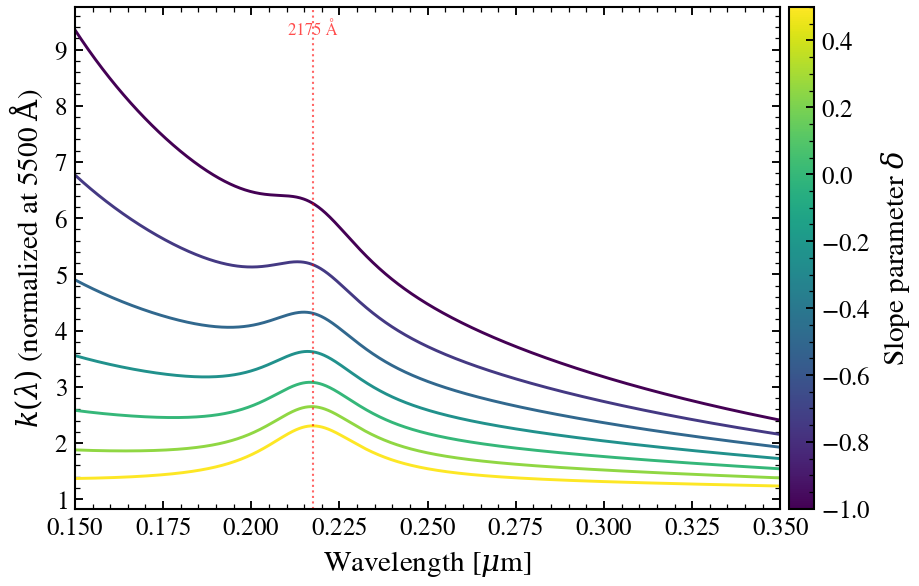

Reproduce this figure in Python.
"""
UV bump shape controlled by attenuation curve slope
====================================================

The 2175 Å UV bump sits atop a power-law continuum. Varying the slope
parameter δ (delta) in the Kriek & Conroy attenuation law steepens or
flattens the UV continuum, which changes the bump's prominence relative
to the surrounding curve. We zoom on rest-frame 1500–3500 Å to isolate
the bump region and show how δ ∈ [−1, +0.5] reshapes the attenuation curve.

The attenuation curve k(λ) is plotted directly (not a galaxy SED) to
reveal the dust opacity function shape — this isolates the physical effect
of slope on the bump without SED modeling confounds.

Reference: Kriek & Conroy 2013, ApJL, 775, L16 (Eq. 5).
"""

import warnings

import jax.numpy as jnp
import matplotlib as mpl
import matplotlib.pyplot as plt
import numpy as np

from tengri.analysis.plotting import setup_style
from tengri.dust import resolve_dust_law

setup_style()
warnings.filterwarnings("ignore", message=".*BakedInBackend.*")

# Attenuation curve grid, zoomed on the bump region (1500–3500 Å)
wave = jnp.linspace(1500.0, 3500.0, 1000)

dust_fn = resolve_dust_law("kriek_conroy")

# Sweep delta (slope) from steeper (negative) to flatter (positive)
delta_values = np.linspace(-1.0, 0.5, 7)
norm = mpl.colors.Normalize(vmin=delta_values.min(), vmax=delta_values.max())
cmap = plt.get_cmap("viridis")

fig, ax = plt.subplots(figsize=(6.5, 4.2))
for delta in delta_values:
    k_lambda = dust_fn(wave, dust_bump_strength=1.0, dust_delta=delta)
    ax.plot(
        wave / 1e4,
        k_lambda,
        lw=1.4,
        color=cmap(norm(delta)),
    )

# Mark the 2175 Å bump for reference
ax.axvline(0.2175, ls=":", color="red", lw=1.0, alpha=0.6)
ax.text(0.2175, ax.get_ylim()[1] * 0.95, "2175 Å", fontsize=8,
        ha="center", color="red", alpha=0.7)

ax.set_xlim(0.15, 0.35)
ax.set_xlabel(r"Wavelength [$\mu$m]")
ax.set_ylabel(r"$k(\lambda)$ (normalized at 5500 $\mathrm{\AA}$)")

cbar = fig.colorbar(plt.cm.ScalarMappable(norm=norm, cmap=cmap), ax=ax, pad=0.01)
cbar.set_label(r"Slope parameter $\delta$")

fig.tight_layout()
plt.savefig("plot_uv_bump_strength_sweep.png", dpi=150, bbox_inches="tight")
